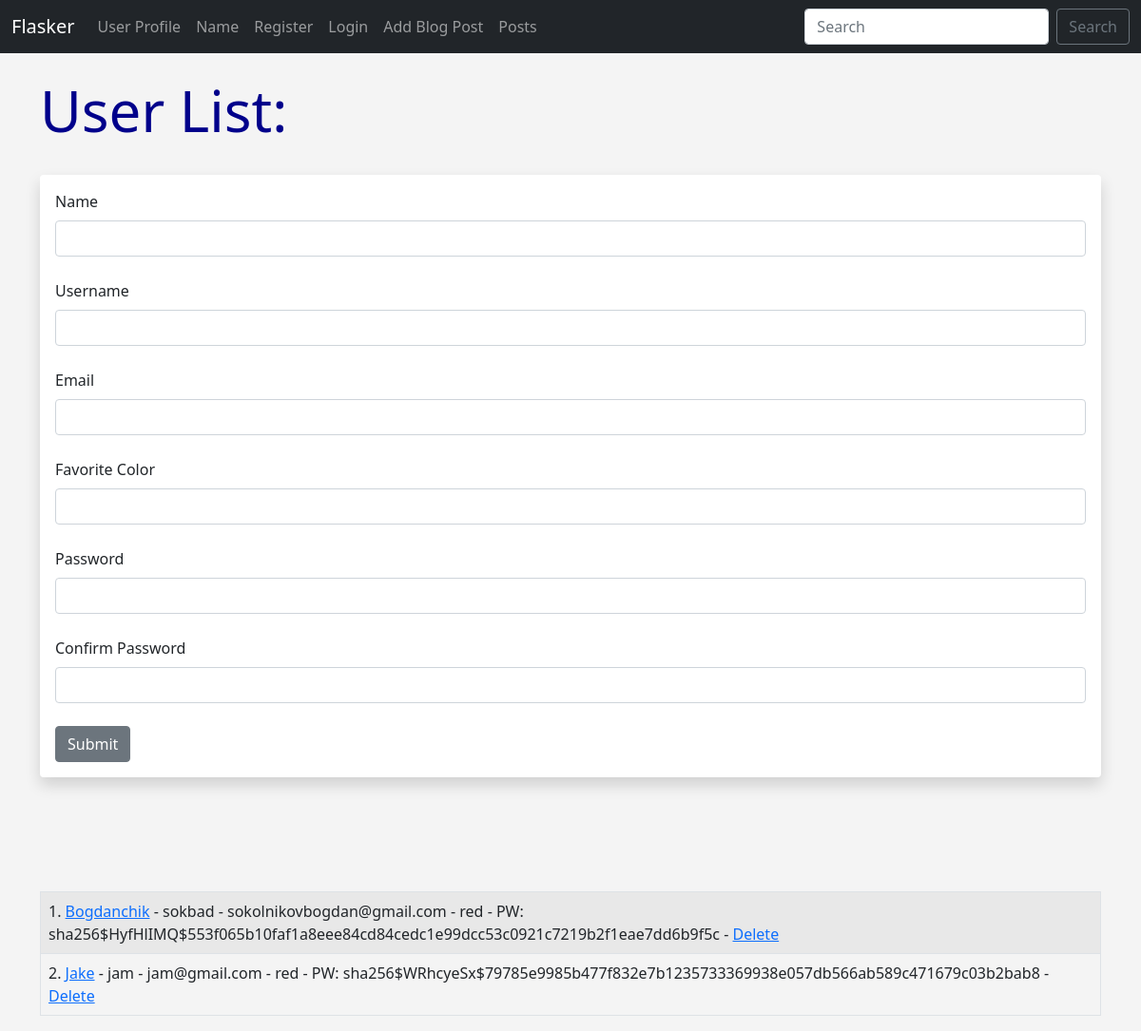
The page /user/add on the database as committed earlier.
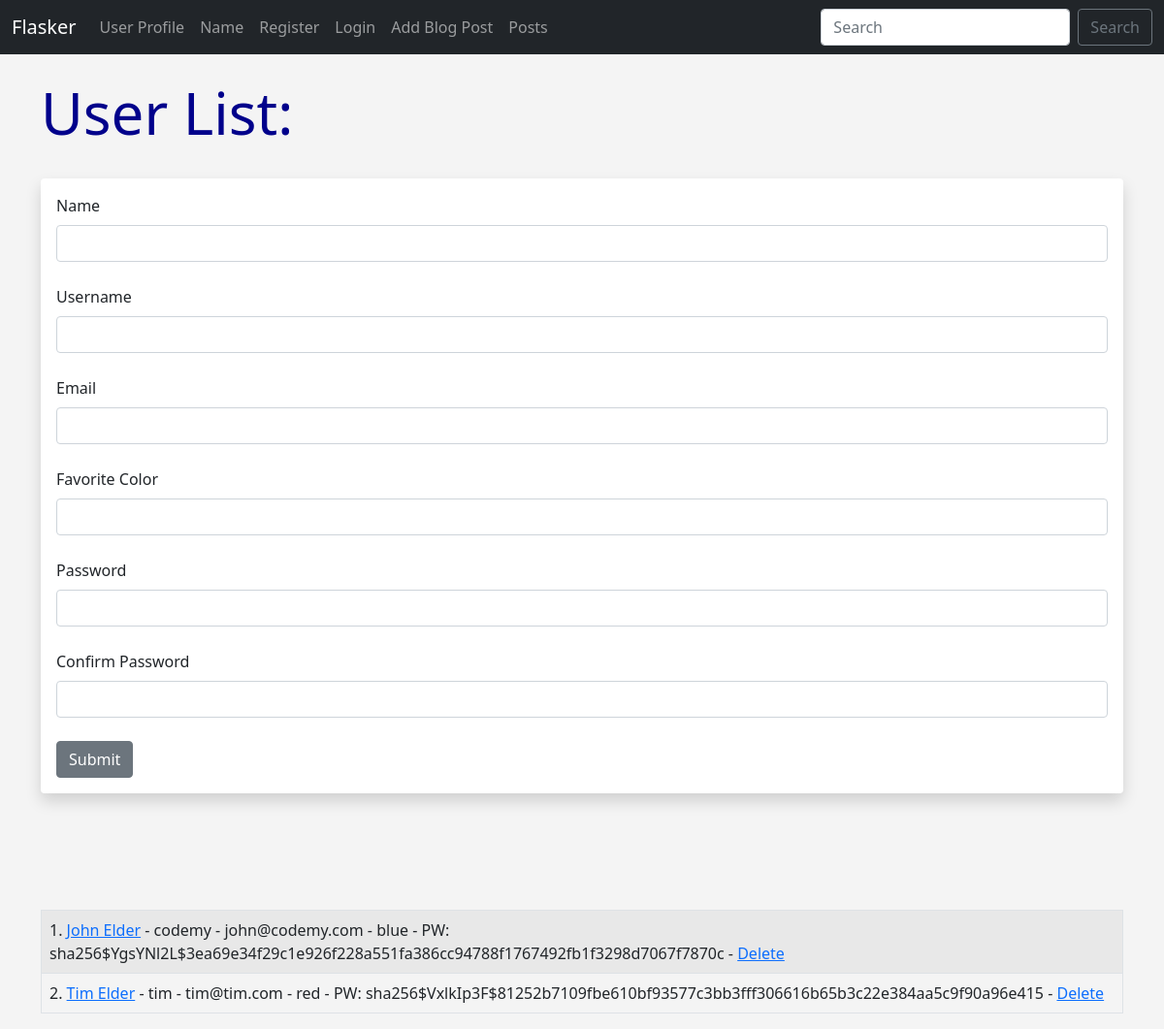
The same page on the database as committed later.
### hello.py (models this page shows, shortened)
class Users(db.Model, UserMixin):
	id = db.Column(db.Integer, primary_key=True)
	username = db.Column(db.String(20), nullable=False, unique=True)
	name = db.Column(db.String(200), nullable=False)
	email = db.Column(db.String(120), nullable=False, unique=True)
	favorite_color = db.Column(db.String(120))
	date_added = db.Column(db.DateTime, default=datetime.utcnow)
	password_hash = db.Column(db.String(128))
	@property
	def password(self):
		raise AttributeError('password is not a readable attribute!')

### hello.py (the view, shortened to what this page needs)
@app.route('/user/add', methods=['GET', 'POST'])
def add_user():
	name = None
	form = UserForm()
	our_users = Users.query.order_by(Users.date_added)
	return render_template("add_user.html",
		form=form,
		name=name,
		our_users=our_users)

### webforms.py
class UserForm(FlaskForm):
	name = StringField("Name", validators=[DataRequired()])
	username = StringField("Username", validators=[DataRequired()])
	email = StringField("Email", validators=[DataRequired()])
	favorite_color = StringField("Favorite Color")
	password_hash = PasswordField('Password', validators=[DataRequired(), EqualTo('password_hash2', message='Passwords Must Match!')])
	password_hash2 = PasswordField('Confirm Password', validators=[DataRequired()])
	submit = SubmitField("Submit")

### templates/add_user.html (shortened to what this page needs)
{% extends 'base.html' %}
{% block content %}
{% if name %}
	<h1>User Added!</h1>
	<br/><br/>
<table class="table table-hover table-bordered table-striped">
{% for our_user in our_users %}
	<tr>
	<td>{{ our_user.id }}. <a href="{{ url_for('update', id=our_user.id)}}">{{ our_user.name }}</a> - {{ our_user.email }} - {{ our_user.favorite_color }} -
		<a href="{{ url_for('delete', id=our_user.id)}}">Delete</a></td>
	</tr>
{% endfor %}
</table>
{% else %}
	<h1>User List:</h1>
	<br/>
<div class="shadow p-3 mb-5 bg-body rounded">
	<form method="POST">
		{{ form.name.label(class="form-label") }}
		{{ form.name(class="form-control") }}
		<br/>
		{{ form.username.label(class="form-label") }}
		{{ form.username(class="form-control") }}
		<br/>
		{{ form.email.label(class="form-label") }}
		{{ form.email(class="form-control") }}
		<br/>
		{{ form.favorite_color.label(class="form-label") }}
		{{ form.favorite_color(class="form-control") }}
		<br/>
		{{ form.password_hash.label(class="form-label") }}
		{{ form.password_hash(class="form-control") }}
		<br/>
		{{ form.password_hash2.label(class="form-label") }}
		{{ form.password_hash2(class="form-control") }}
		<br/>
		{{ form.submit(class="btn btn-secondary") }}
	</form>
</div>
<br/><br/><br/>
<table class="table table-hover table-bordered table-striped">
{% for our_user in our_users %}
	<tr>
	<td>{{ our_user.id }}. <a href="{{ url_for('update', id=our_user.id)}}">{{ our_user.name }}</a> - {{our_user.username }} - {{ our_user.email }} - {{ our_user.favorite_color }} -
	PW: {{ our_user.password_hash }} -
	<a href="{{ url_for('delete', id=our_user.id)}}">Delete</a></td>
	</tr>
{% endfor %}
</table>
{% endif %}
{% endblock %}

### templates/base.html (shortened to what this page needs)
<!doctype html>
<html lang="en">
  <head>
    <link href="https://cdn.jsdelivr.net/npm/bootstrap@5.0.0-beta1/dist/css/bootstrap.min.css" rel="stylesheet">
    <link href="{{ url_for('static', filename='css/style.css') }}" rel="stylesheet">
  </head>
  <body>
  	{% include 'navbar.html' %}
  	<br/>
  	<div class="container">
		{% block content %}
		{% endblock %}
	</div>
  </body>
</html>

### templates/navbar.html (shortened to what this page needs)
<nav class="navbar navbar-expand-lg navbar-dark bg-dark">
  <div class="container-fluid">
    <a class="navbar-brand" href="{{ url_for('index') }}">Flasker</a>
    <div class="collapse navbar-collapse" id="navbarSupportedContent">
      <ul class="navbar-nav me-auto mb-2 mb-lg-0">
        <li class="nav-item">
          <a class="nav-link" href="{{ url_for('user', name='John')}}">User Profile</a>
        </li>
        <li class="nav-item">
          <a class="nav-link" href="{{ url_for('name')}}">Name</a>
        </li>
        {% if current_user.is_authenticated %}
          <li class="nav-item">
            <a class="nav-link" href="{{ url_for('dashboard')}}">Dashboard</a>
          </li>
          <li class="nav-item">
            <a class="nav-link" href="{{ url_for('logout')}}">Logout</a>
          </li>
        {% else %}
          <li class="nav-item">
            <a class="nav-link" href="{{ url_for('add_user')}}">Register</a>
          </li>
          <li class="nav-item">
            <a class="nav-link" href="{{ url_for('login')}}">Login</a>
          </li>
        {% endif %}
        <li class="nav-item">
          <a class="nav-link" href="{{ url_for('add_post')}}">Add Blog Post</a>
        </li>
         <li class="nav-item">
          <a class="nav-link" href="{{ url_for('posts')}}">Posts</a>
        </li>
      </ul>
      <form class="d-flex">
        <input class="form-control me-2" type="search" placeholder="Search" aria-label="Search">
        <button class="btn btn-outline-secondary" type="submit">Search</button>
      </form>
    </div>
  </div>
</nav>

### static/css/style.css (style rules this page uses)
h1 { color: darkblue; font-size:60px; }
body { background: #f4f4f4; }

Rows that differ between the two databases and show on the page:
changed Users id 1: name "Bogdanchik" → "John Elder"; username "sokbad" → "codemy"; email "sokolnikovbogdan@gmail.com" → "john@codemy.com"; favorite_color "red" → "blue"; password_hash "sha256$HyfHlIMQ$553f065b10faf1a8eee84cd84cedc1e99dcc53c0921c7219b2f1eae7dd6b9f5c" → "sha256$YgsYNl2L$3ea69e34f29c1e926f228a551fa386cc94788f1767492fb1f3298d7067f7870c"
changed Users "red": name "Jake" → "Tim Elder"; username "jam" → "tim"; email "jam@gmail.com" → "tim@tim.com"; password_hash "sha256$WRhcyeSx$79785e9985b477f832e7b1235733369938e057db566ab589c471679c03b2bab8" → "sha256$VxlkIp3F$81252b7109fbe610bf93577c3bb3fff306616b65b3c22e384aa5c9f90a96e415"
